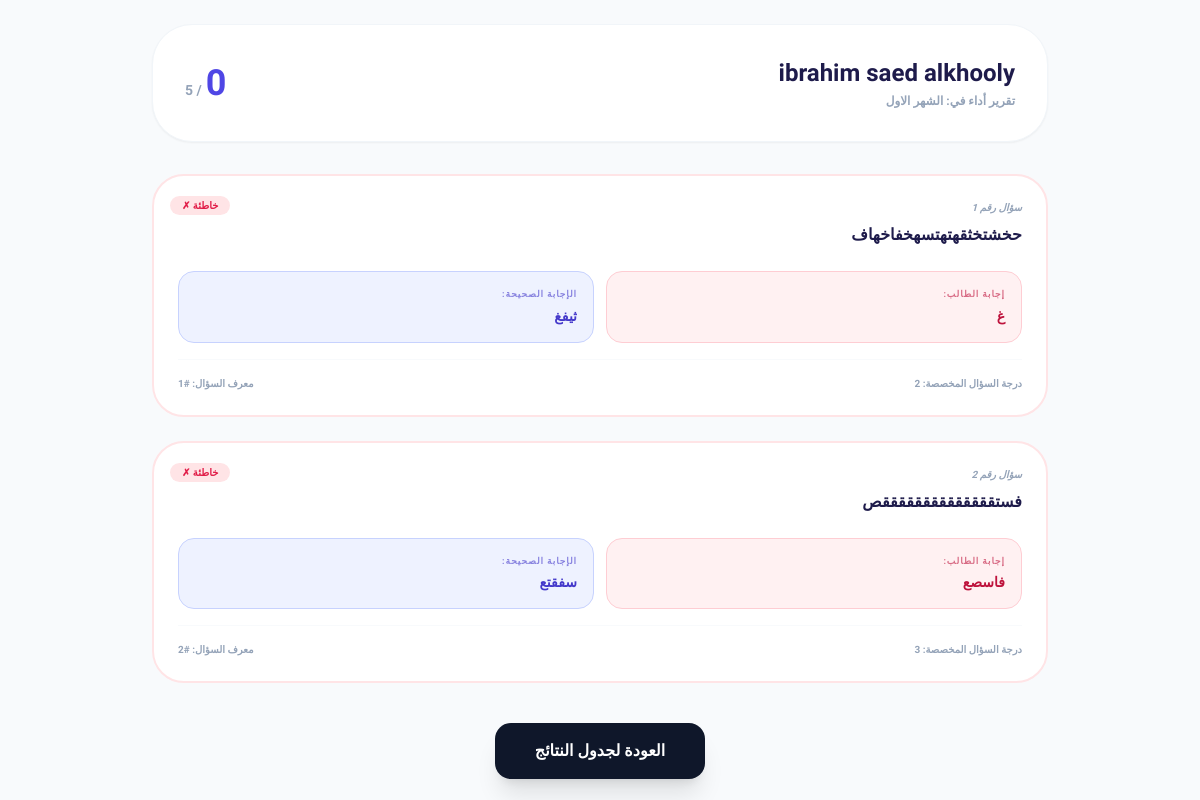
The app's page /dashboard/student_exam_detail.php?student_id=1&exam_id=1 (signed in) with its own data.
### tables this page shows
CREATE TABLE `users` (
  `id` int(11) NOT NULL,
  `full_name` varchar(100) NOT NULL,
  `email` varchar(100) NOT NULL,
  `password` varchar(255) NOT NULL,
  `role` enum('teacher','student') DEFAULT 'student',
  `total_points` int(11) DEFAULT 0,
  `created_at` timestamp NOT NULL DEFAULT current_timestamp()
);

CREATE TABLE `exams` (
  `id` int(11) NOT NULL,
  `course_id` int(11) DEFAULT NULL,
  `exam_title` varchar(255) DEFAULT NULL,
  `exam_date` datetime DEFAULT NULL,
  `duration_minutes` int(11) DEFAULT NULL,
  `attempts_count` int(11) DEFAULT 1,
  `start_time` datetime DEFAULT NULL,
  `end_time` datetime DEFAULT NULL
);

CREATE TABLE `exam_results` (
  `id` int(11) NOT NULL,
  `student_id` int(11) DEFAULT NULL,
  `course_id` int(11) DEFAULT NULL,
  `exam_id` int(11) DEFAULT NULL,
  `score` int(11) DEFAULT 0,
  `total_marks` int(11) DEFAULT 100,
  `completed_at` timestamp NOT NULL DEFAULT current_timestamp(),
  `submitted_at` timestamp NOT NULL DEFAULT current_timestamp()
);

CREATE TABLE `student_answers` (
  `id` int(11) NOT NULL,
  `student_id` int(11) DEFAULT NULL,
  `exam_id` int(11) DEFAULT NULL,
  `question_id` int(11) DEFAULT NULL,
  `student_answer` char(1) DEFAULT NULL,
  `is_correct` tinyint(1) DEFAULT NULL
);

CREATE TABLE `questions` (
  `id` int(11) NOT NULL,
  `exam_id` int(11) DEFAULT NULL,
  `question_text` text DEFAULT NULL,
  `option_a` varchar(255) DEFAULT NULL,
  `option_b` varchar(255) DEFAULT NULL,
  `option_c` varchar(255) DEFAULT NULL,
  `option_d` varchar(255) DEFAULT NULL,
  `correct_option` char(1) DEFAULT NULL,
  `question_mark` int(11) DEFAULT 1
);

### dashboard/student_exam_detail.php (the view, shortened to what this page needs)
<?php
require_once '../config/db.php';
$student_id = $_GET['student_id'] ?? null;
$exam_id = $_GET['exam_id'] ?? null;
$user_stmt = $pdo->prepare("SELECT full_name FROM users WHERE id = ?");
$user_stmt->execute([$student_id]);
$student_name = $user_stmt->fetchColumn();
$exam_stmt = $pdo->prepare("SELECT exam_title FROM exams WHERE id = ?");
$exam_stmt->execute([$exam_id]);
$exam_title = $exam_stmt->fetchColumn();
$stmt = $pdo->prepare("
    SELECT q.*, sa.student_answer, sa.is_correct
    FROM questions q
    JOIN student_answers sa ON q.id = sa.question_id
    WHERE sa.student_id = ? AND sa.exam_id = ?
");
$stmt->execute([$student_id, $exam_id]);
$answers = $stmt->fetchAll();
$res_stmt = $pdo->prepare("SELECT * FROM exam_results WHERE student_id = ? AND exam_id = ? ORDER BY id DESC LIMIT 1");
$res_stmt->execute([$student_id, $exam_id]);
$result = $res_stmt->fetch();
?>
<!DOCTYPE html>
<html lang="ar" dir="rtl">
<head>
    <script src="https://cdn.tailwindcss.com"></script>
</head>
<body class="bg-slate-50 p-6">
<div class="max-w-4xl mx-auto">
    <div class="bg-white rounded-[2.5rem] p-8 shadow-sm border border-slate-100 mb-8 flex justify-between items-center">
        <div>
            <h2 class="text-2xl font-black text-indigo-950"><?= htmlspecialchars($student_name) ?></h2>
            <p class="text-slate-400 font-bold text-xs mt-1">تقرير أداء في: <?= htmlspecialchars($exam_title) ?></p>
        </div>
        <div class="text-left">
            <span class="text-4xl font-black text-indigo-600"><?= $result['score'] ?? 0 ?></span>
            <span class="text-slate-400 font-bold text-sm">/ <?= $result['total_marks'] ?? 0 ?></span>
        </div>
    </div>
    <div class="space-y-6">
        <?php foreach($answers as $index => $row): ?>
            <div class="bg-white p-6 rounded-[2rem] border-2 <?= $row['is_correct'] ? 'border-emerald-100' : 'border-rose-100' ?> relative overflow-hidden">
                <div class="absolute top-4 left-4">
                    <?php if($row['is_correct']): ?>
                        <span class="bg-emerald-100 text-emerald-600 px-3 py-1 rounded-full text-[10px] font-black uppercase">صحيحة ✓</span>
                    <?php else: ?>
                        <span class="bg-rose-100 text-rose-600 px-3 py-1 rounded-full text-[10px] font-black uppercase">خاطئة ✗</span>
                    <?php endif; ?>
                </div>
                <p class="text-[10px] text-slate-400 font-black mb-2 uppercase italic">سؤال رقم <?= $index + 1 ?></p>
                <h4 class="font-bold text-indigo-950 mb-6 max-w-[85%]"><?= htmlspecialchars($row['question_text']) ?></h4>
                <div class="grid grid-cols-1 md:grid-cols-2 gap-3">
                    <div class="p-4 rounded-2xl border <?= $row['is_correct'] ? 'bg-emerald-50 border-emerald-200 text-emerald-700' : 'bg-rose-50 border-rose-200 text-rose-700' ?>">
                        <p class="text-[9px] font-black opacity-60 mb-1 uppercase tracking-widest">إجابة الطالب:</p>
                        <p class="font-bold text-sm"><?= htmlspecialchars($row['option_'.strtolower($row['student_answer'])]) ?></p>
                    </div>
                    <?php if(!$row['is_correct']): ?>
                    <div class="p-4 rounded-2xl border bg-indigo-50 border-indigo-200 text-indigo-700">
                        <p class="text-[9px] font-black opacity-60 mb-1 uppercase tracking-widest">الإجابة الصحيحة:</p>
                        <p class="font-bold text-sm"><?= htmlspecialchars($row['option_'.strtolower($row['correct_option'])]) ?></p>
                    </div>
                    <?php endif; ?>
                </div>
                <div class="mt-4 pt-4 border-t border-slate-50 flex justify-between items-center text-[10px] font-black text-slate-400">
                    <span>درجة السؤال المخصصة: <?= $row['question_mark'] ?></span>
                    <span>معرف السؤال: #<?= $row['id'] ?></span>
                </div>
            </div>
        <?php endforeach; ?>
    </div>
    <div class="mt-10 flex justify-center">
        <a href="exam_reports.php?exam_id=<?= $exam_id ?>" class="bg-slate-900 text-white px-10 py-4 rounded-2xl font-black shadow-xl hover:bg-indigo-600 transition-all">العودة لجدول النتائج</a>
    </div>
</div>
</body>
</html>

### dashboard/student_exam_detail.php (style rules this page uses)
body { font-family: 'Almarai', sans-serif; }

### records on screen
users: full_name "ibrahim saed alkhooly"
exams: exam_title "الشهر الاول"
exam_results: score "0", total_marks "5"
student_answers: is_correct "خاطئة ✗", question.question_text "حخشتخثقهتهتسهخفاخهاف", question.option_d "غ", question.option_a "ثيفغ", question.question_mark "2", question "1"
student_answers: is_correct "خاطئة ✗", question.question_text "فستققققققققققققققص", question.option_a "فاسصع", question.option_b "سفقتع", question.question_mark "3", question "2"
